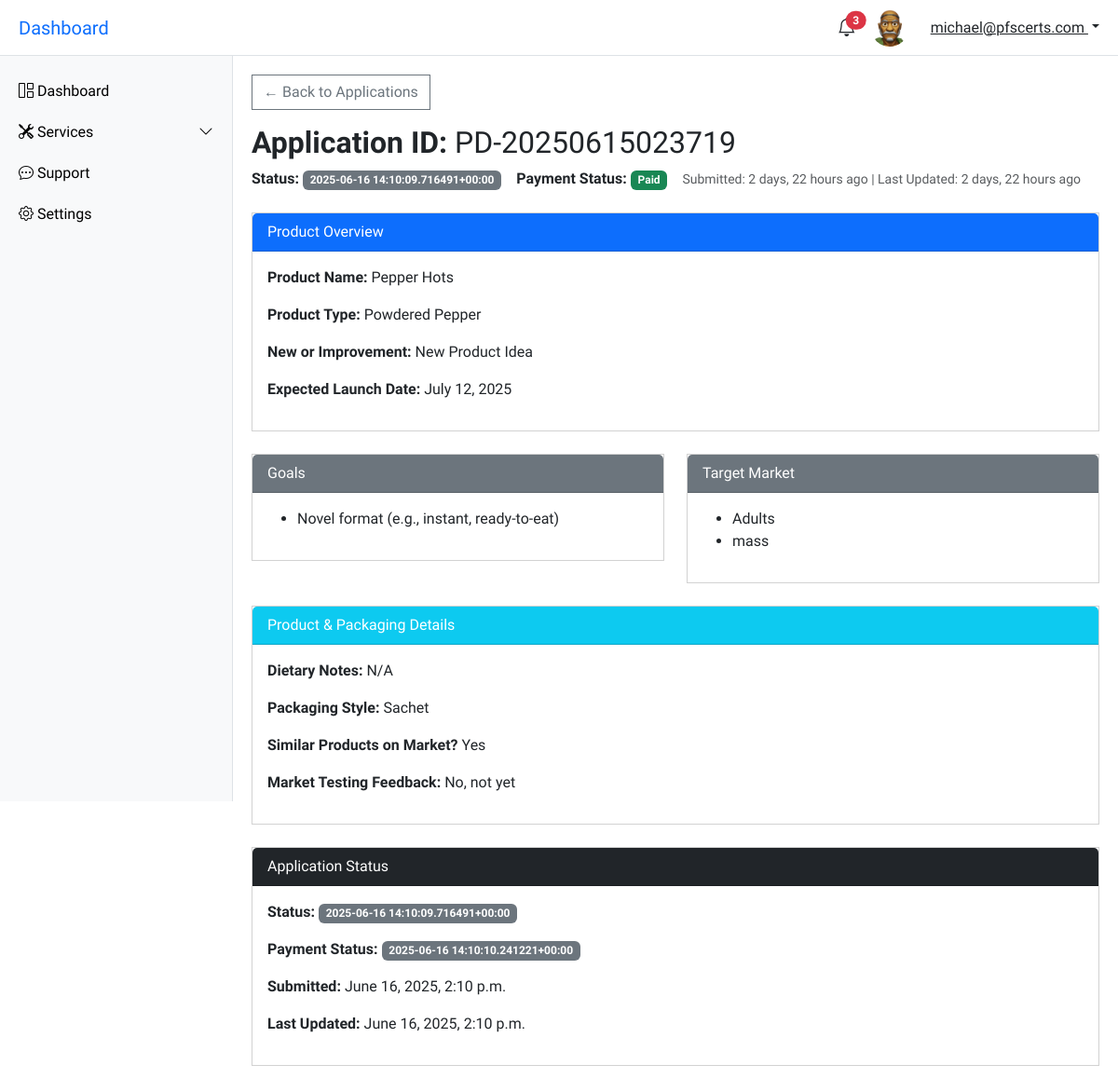
Page /services/product-development/details/1/ (signed in) on the earlier database version.
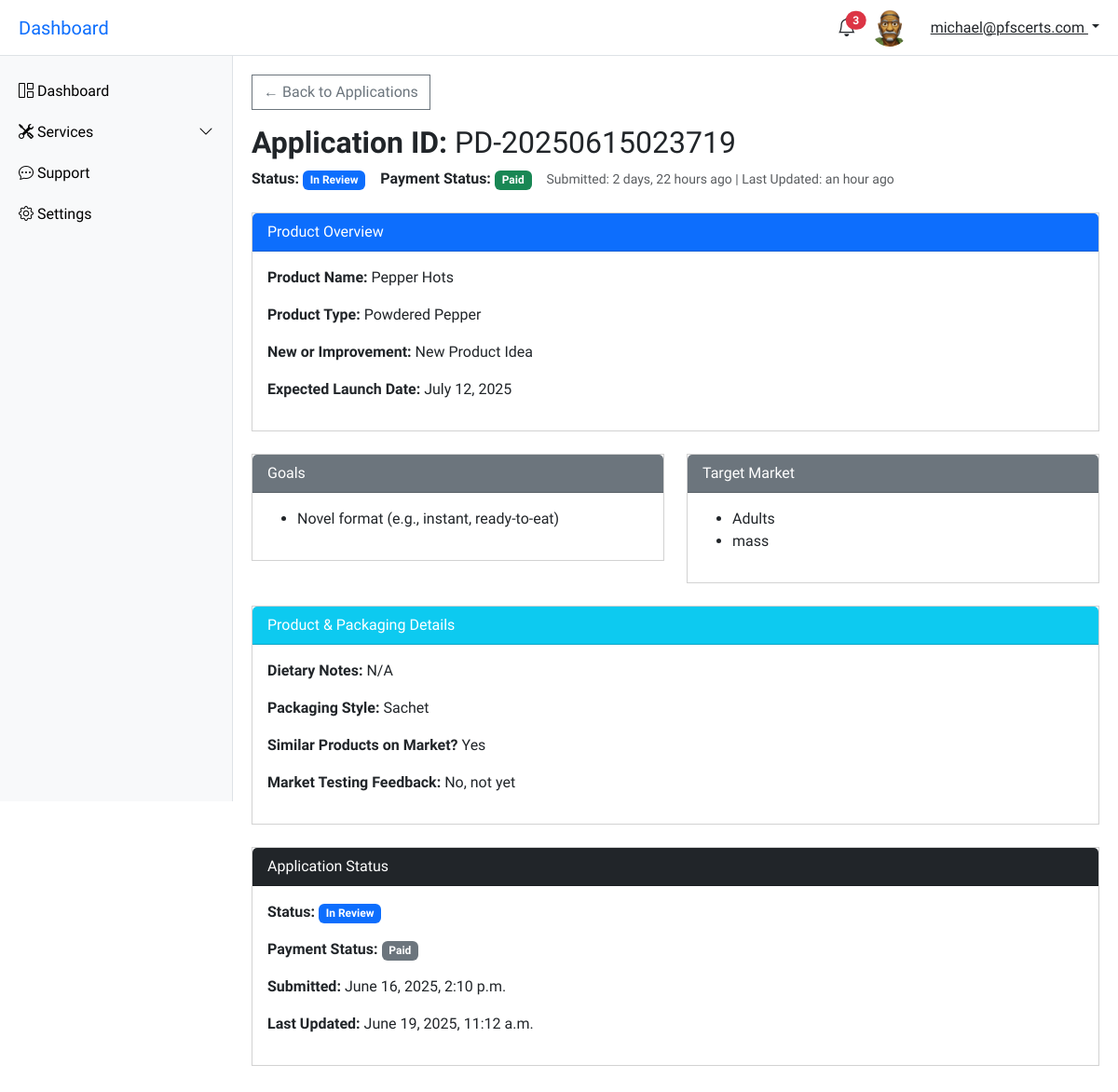
Same page on the later database version.
### services/models.py (models this page shows, shortened)
class ProductIntake(models.Model):
    PRODUCT_TYPE_CHOICES = [
        ('new', 'New Product Idea'),
        ('improvement', 'Improvement of Existing Product'),
    ]
    GOALS_CHOICES = [
        ('shelf_life', 'Longer shelf life'),
        ('unique_taste', 'Unique taste'),
        ('healthier', 'Healthier version'),
        ('cost_reduction', 'Cost reduction'),
        ('novel_format', 'Novel format (e.g., instant, ready-to-eat)'),
        ('other', 'Other'),
    ]
    TARGET_MARKET_CHOICES = [
        ('children', 'Children'),
        ('adults', 'Adults'),
        ('vegans', 'Vegans'),
        ('fitness', 'Fitness enthusiasts'),
        ('diabetics', 'Diabetics'),
        ('mass_market', 'Mass market'),
        ('other', 'Other'),
    ]
    PACKAGING_CHOICES = [
        ('sachet', 'Sachet'),
        ('jar', 'Jar/Bottle'),
        ('box', 'Box'),
        ('pouch', 'Stand-up pouch'),
        ('custom', 'Custom'),
    ]
    MARKET_TESTING_CHOICES = [
        ('good', 'Yes, with good results'),
        ('need_more', 'Yes, but need more data'),
        ('not_yet', 'No, not yet'),
        ('planning', 'Planning to do so'),
    ]
    STATUS_CHOICES = [
        ('pending', 'Pending'),
        ('in_review', 'In Review'),
        ('completed_documentation', 'Completed Documentation'),
        ('approved', 'Approved'),
        ('rejected', 'Rejected'),
    ]
    PAYMENT_CHOICES = [
        ('paid', 'Paid'),
        ('unpaid', 'Unpaid'),
    ]
    user = models.ForeignKey(CustomUser, on_delete=models.CASCADE, related_name='product_development')
    product_name = models.CharField(max_length=100, verbose_name='Product Name')
    custom_id = models.CharField(max_length=30, unique=True, blank=True)
    type_of_product = models.CharField(max_length=200, verbose_name='Type of Product')
    is_new_or_improvement = models.CharField(max_length=20, choices=PRODUCT_TYPE_CHOICES, verbose_name='Is this a New Idea or Improvement?')
    goals = models.JSONField(default=list, verbose_name='What is/are your goal(s) for the Product?')
    other_goal = models.CharField(max_length=200, blank=True, verbose_name='Other')
    ingredient_or_dietary_notes = models.TextField(blank=True, verbose_name='Do you have a Preferred Ingredient List or any Dietary Restrictions?')
    target_market = models.JSONField(default=list, verbose_name='Target Market')
    other_target_market = models.CharField(max_length=200, blank=True, verbose_name='Other')
    market_existence = models.CharField(max_length=20, choices=[('yes', 'Yes'), ('no', 'No'), ('not_sure', 'Not Sure')], verbose_name='Are there similar products already on the market?')
    packaging_style = models.JSONField(default=list, verbose_name='What Packaging Style are you envisioning?')
    custom_packaging = models.CharField(max_length=200, blank=True, verbose_name='Custom')
    expected_launch_date = models.DateField(verbose_name='Expected Launch Date')
    market_testing_feedback = models.CharField(max_length=20, choices=MARKET_TESTING_CHOICES, verbose_name='Have you done any Market Testing or Consumer Feedback?')
    application_status = models.CharField(max_length=30, choices=STATUS_CHOICES, verbose_name='Application Status', default='pending')
    payment_status = models.CharField(max_length=10, choices=PAYMENT_CHOICES, default='unpaid')
    submitted_at = models.DateTimeField(auto_now_add=True)
    updated_at = models.DateTimeField(auto_now=True)

### services/views.py (the view)
# urls.py: path('product-development/details/<int:pk>/', product_development_details, name='product_development_details'),
@login_required
def product_development_details(request, pk):
    pd_app = get_object_or_404(ProductIntake, pk=pk, user=request.user)
    context = {
        'pd_app': pd_app,
        'GOAL_CHOICES': ProductIntake.GOALS_CHOICES,
        'TARGET_MARKET_CHOICES': ProductIntake.TARGET_MARKET_CHOICES,
        'PACKAGING_CHOICES': ProductIntake.PACKAGING_CHOICES,
        'MARKET_TESTING_CHOICES': ProductIntake.MARKET_TESTING_CHOICES,
    }
    return render(request, 'services/product-development-details.html', context)

### services/templatetags/display_tags.py (called while the page is built)
@register.filter
def label_from_choices(value, choices):
    return dict(choices).get(value, value)

### services/templatetags/status_tags.py (called while the page is built)
@register.filter
def status_badge_class(status):
    mapping = {
        'pending': 'warning',
        'in_review': 'primary',
        'completed_documentation': 'secondary',
        'approved': 'success',
        'rejected': 'danger',
    }
    return mapping.get(status.lower(), 'secondary')

@register.filter
def payment_badge_class(status):
    mapping = {
        'paid': 'success',
        'unpaid': 'danger',
    }
    return mapping.get(status.lower(), 'secondary')

### services/templates/services/product-development-details.html (shortened to what the changed rows need)
{% extends "account/base.html" %}
{% load status_tags %}
{% load display_tags %}
{% load humanize %}
{% block content %}
<main class="main-content" id="mainContent">
        <a href="{% url 'pd_home' %}" class="btn btn-outline-secondary mb-3">
            &larr; Back to Applications
        </a>
        <h2 class="mb-2"><strong>Application ID:</strong> {{ pd_app.custom_id }}</h2>
        <div class="d-flex flex-wrap align-items-center gap-3 mb-4">
            <div>
                <strong>Status:</strong>
                <span class="badge bg-{{ pd_app.application_status|status_badge_class }}">
                {{ pd_app.get_application_status_display|title }}
                </span>
            </div>
            <div>
                <strong>Payment Status:</strong>
                {% if pd_app.payment_status == 'unpaid' %}
                    <a href="#" class="badge bg-danger text-decoration-none" data-bs-toggle="modal" data-bs-target="#paymentInstructionsModal">
                    Unpaid - Click to Pay
                    </a>
                {% else %}
                    <span class="badge bg-success">Paid</span>
                {% endif %}
            </div>
            <div class="text-muted small">
                Submitted: {{ pd_app.submitted_at|naturaltime }} |
                Last Updated: {{ pd_app.updated_at|naturaltime }}
            </div>
        </div>
            <div class="card mb-4">
                <div class="card-header bg-primary text-white">
                </div>
                <div class="card-body">
                <p><strong>Product Name:</strong> {{ pd_app.product_name }}</p>
                <p><strong>Product Type:</strong> {{ pd_app.type_of_product }}</p>
                <p><strong>New or Improvement:</strong> {{ pd_app.get_is_new_or_improvement_display }}</p>
                <p><strong>Expected Launch Date:</strong> {{ pd_app.expected_launch_date }}</p>
                </div>
            </div>
            <div class="row mb-4">
                <div class="col-md-6">
            </div>
            <div class="col-md-6">
            </div>
        </div>
        <div class="card mb-4">
            <div class="card-header bg-info text-white">
            </div>
            <div class="card-body">
            <p><strong>Dietary Notes:</strong> {{ pd_app.ingredient_or_dietary_notes }}</p>
            <p><strong>Packaging Style:</strong>
                {% for pack_style in pd_app.packaging_style %}
                    {{ pack_style|label_from_choices:PACKAGING_CHOICES }}{% if not forloop.last %}, {% endif %}
                {% endfor %}
            </p>
            <p><strong>Similar Products on Market?</strong> {{ pd_app.get_market_existence_display }}</p>
            <p><strong>Market Testing Feedback:</strong> {{ pd_app.get_market_testing_feedback_display }}</p>
            </div>
        </div>
        <div class="card mb-4">
            <div class="card-header bg-dark text-white">
            </div>
            <div class="card-body">
            <p><strong>Status:</strong>
                <span class="badge bg-{{ pd_app.application_status|status_badge_class }}">
                    {{ pd_app.get_application_status_display|title }}
                </span>
            </p>
            <p><strong>Payment Status:</strong>
                <span class="badge bg-{{ app.payment_status|payment_badge_class }}">
                    {{ pd_app.get_payment_status_display|title }}
                </span>
            </p>
            <p><strong>Submitted:</strong> {{ pd_app.submitted_at }}</p>
            <p><strong>Last Updated:</strong> {{ pd_app.updated_at }}</p>
            </div>
        </div>
</main>
{% endblock content %}

Differences in the rows shown:
changed ProductIntake "PD-20250615023719": application_status "2025-06-16 14:10:09.716491+00:00" → "In Review"; updated_at "2 days, 22 hours ago" → "an hour ago"; payment_status "2025-06-16 14:10:10.241221+00:00" → "Paid"; updated_at "June 16, 2025, 2:10 p.m." → "June 19, 2025, 11:12 a.m."
